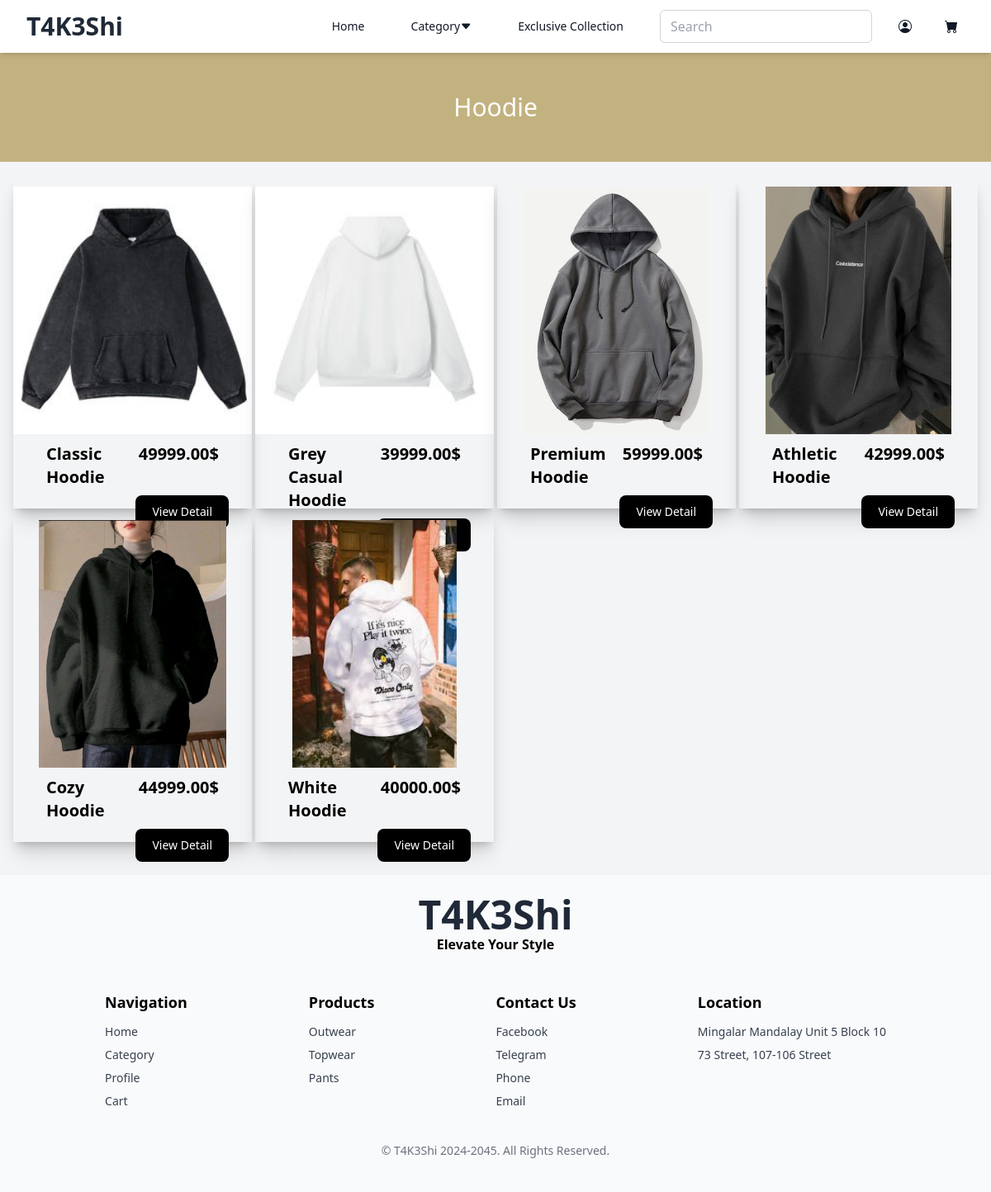
The page /category.php?cate_id=4&cate_name=Hoodie on the database its author committed.
### tables this page shows
CREATE TABLE `product` (
  `product_id` int(11) NOT NULL,
  `product_name` varchar(255) DEFAULT NULL,
  `product_image` varchar(255) DEFAULT NULL,
  `cate_id` int(11) DEFAULT NULL,
  `description` varchar(200) NOT NULL,
  `price` decimal(10,2) NOT NULL
);

### category.php (the view, shortened to what this page needs)
<!DOCTYPE html>
<html lang="en">
  <head>
    <script src="https://cdn.tailwindcss.com?plugins=forms,typography,aspect-ratio,line-clamp,container-queries"></script>
    <script src="https://cdn.tailwindcss.com"></script>
    <link
      rel="stylesheet"
      href="https://cdnjs.cloudflare.com/ajax/libs/bootstrap-icons/1.8.1/font/bootstrap-icons.min.css"
    />
  </head>
  <body class="bg-gray-100">
    <?php
    include 'header.php';
    ?>
    <?php
$cate_id = 1;
$cate_name = "Tee";
if (isset($_GET['cate_id']) && isset($_GET['cate_name'])) {
    $cate_id = $_GET['cate_id'];
    $cate_name = $_GET['cate_name'];
}
?>
    <div class="w-full flex flex-col mt-16">
      <div
        class="w-full py-12 flex items-center justify-center mb-5 text-white"
        style="background-color: #c2b280"
      >
        <h2 class="text-3xl"><?php echo $cate_name; ?></h2>
      </div>
      <div class="w-full grid grid-cols-1 md:grid-cols-2 lg:grid-cols-4 gap-1  px-4">
  <?php
      $str = "select * from product where cate_id=$cate_id";
      $ans = $con->query($str);
      while ($row = mysqli_fetch_assoc($ans)) {
          $product_id = $row["product_id"];
          $product_name = $row["product_name"];
          $price = $row["price"];
          $product_image = $row["product_image"];
  ?>  <form action="detail.php" method="get">
      <div class="w-full flex flex-col transform transition-transform duration-300 hover:-translate-y-2 hover:shadow-lg shadow-xl">
        <div class="w-full h-[400px] shadow-lg">
          <div class="w-full h-[320px] flex items-center justify-center">
            <img src="image/<?php echo $product_image; ?>" alt="" class="h-[300px]" />
          </div>
          <div class="flex item-center justify-between px-10">
            <span class="text-xl font-semibold"><?php echo $product_name; ?></span>
            <span class="text-xl font-semibold"><?php echo $price; ?>$</span>
          </div>
          <div class="w-full flex justify-end px-5 py-2">
            <a href="detail.php?product_id=<?php echo $product_id; ?>">
              <button
                type="button"
                class="text-white bg-black hover:bg-gradient-to-br focus:ring-4 focus:outline-none focus:ring-red-300 dark:focus:ring-red-800 font-medium rounded-lg text-sm px-5 py-2.5 text-center me-2 mb-2"
              >
                View Detail
              </button>
            </a>
          </div>
        </div>
      </div>
      </form>
  <?php } ?>
</div>
</div>
    <?php
    include 'footer.php';
    ?>
  </body>
</html>

### rows shown on the page
product: product_image (picture), product_name "Classic Hoodie", price "49999.00"
product: product_image (picture), product_name "Grey Casual Hoodie", price "39999.00"
product: product_image (picture), product_name "Premium Hoodie", price "59999.00"
product: product_image (picture), product_name "Athletic Hoodie", price "42999.00"
product: product_image (picture), product_name "Cozy Hoodie", price "44999.00"
product: product_image (picture), product_name "White Hoodie", price "40000.00"

### other values the page prints
$cate_name "Hoodie"
